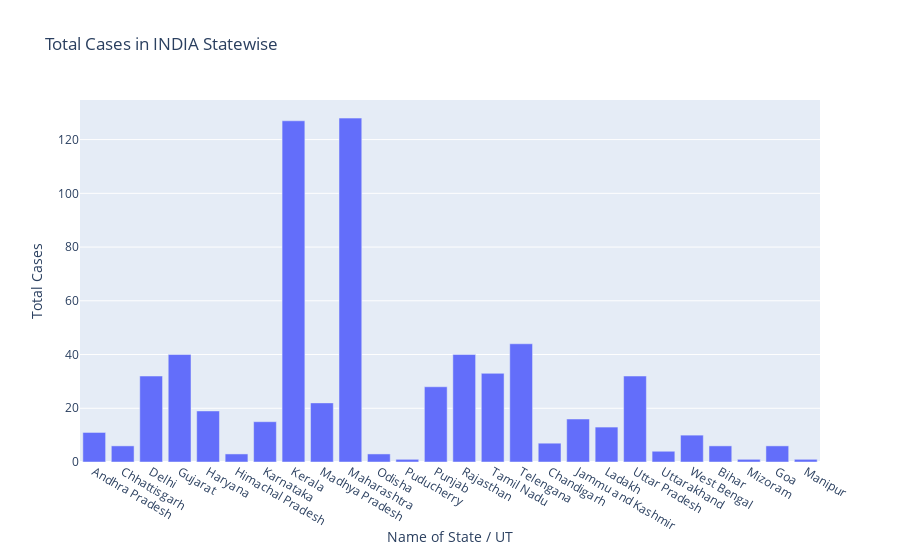

The cell this chart's notebook holds for it:
### Code cell
#plotly
fig = go.Figure()
fig.add_trace(go.Bar(x = df['Name of State / UT'], y =df['Total active cases']))
fig.update_layout(title = "Total Cases in INDIA Statewise", xaxis=dict(title = "Name of State / UT"), yaxis = dict(title = "Total Cases"))

### Figure 1 — Plotly figure (JSON) as saved in the notebook; plotly's stock layout.template omitted (floating-point values rounded to 4 significant figures)
{"data": [{"type": "bar", "x": ["Andhra Pradesh", "Chhattisgarh", "Delhi", "Gujarat", "Haryana", "Himachal Pradesh", "Karnataka", "Kerala", "Madhya Pradesh", "Maharashtra", "Odisha", "Puducherry", "Punjab", "Rajasthan", "Tamil Nadu", "Telengana", "Chandigarh", "Jammu and Kashmir", "Ladakh", "Uttar Pradesh", "Uttarakhand", "West Bengal", "Bihar", "Mizoram", "Goa", "Manipur"], "y": [11, 6, 32, 40, 19, 3, 15, 127, 22, 128, 3, 1, 28, 40, 33, 44, 7, 16, 13, 32, 4, 10, 6, 1, 6, 1]}], "layout": {"title": {"text": "Total Cases in INDIA Statewise"}, "xaxis": {"title": {"text": "Name of State / UT"}}, "yaxis": {"title": {"text": "Total Cases"}}}}
